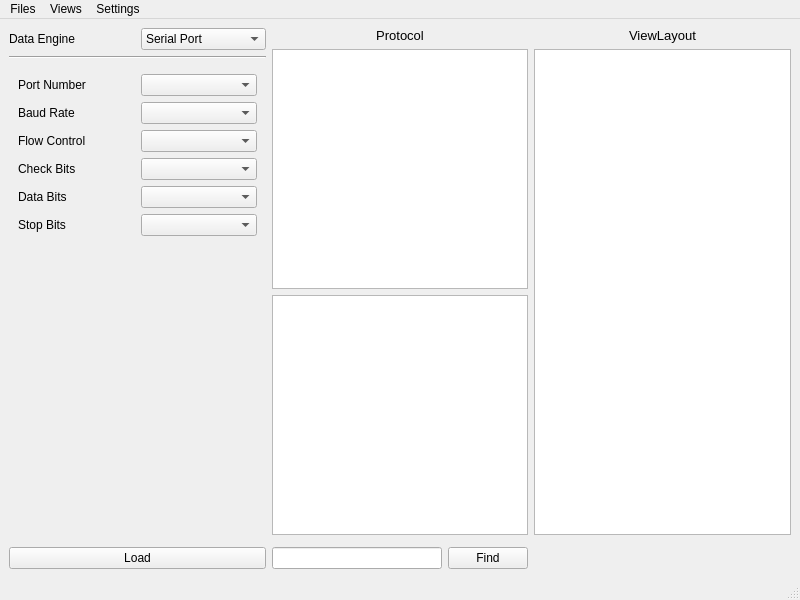
<?xml version="1.0" encoding="UTF-8"?>
<ui version="4.0">
 <class>MainWindow</class>
 <widget class="QMainWindow" name="MainWindow">
  <property name="geometry">
   <rect>
    <x>0</x>
    <y>0</y>
    <width>800</width>
    <height>600</height>
   </rect>
  </property>
  <property name="windowTitle">
   <string>MainWindow</string>
  </property>
  <property name="styleSheet">
   <string notr="true"/>
  </property>
  <widget class="QWidget" name="centralwidget">
   <layout class="QGridLayout" name="gridLayout_2">
    <item row="2" column="0">
     <widget class="QPushButton" name="pushButton_Load">
      <property name="text">
       <string>Load</string>
      </property>
     </widget>
    </item>
    <item row="0" column="2">
     <layout class="QVBoxLayout" name="verticalLayout_2">
      <item>
       <widget class="QLabel" name="label_2">
        <property name="text">
         <string>&lt;html&gt;&lt;head/&gt;&lt;body&gt;&lt;p align=&quot;center&quot;&gt;&lt;span style=&quot; font-size:10pt;&quot;&gt;ViewLayout&lt;/span&gt;&lt;/p&gt;&lt;/body&gt;&lt;/html&gt;</string>
        </property>
       </widget>
      </item>
      <item>
       <widget class="QTreeView" name="treeView_ViewLayout"/>
      </item>
     </layout>
    </item>
    <item row="0" column="0" rowspan="2">
     <layout class="QVBoxLayout" name="verticalLayout_3">
      <item>
       <layout class="QHBoxLayout" name="horizontalLayout_8">
        <item>
         <widget class="QLabel" name="label_DataEngine">
          <property name="text">
           <string>&lt;html&gt;&lt;head/&gt;&lt;body&gt;&lt;p&gt;Data Engine&lt;/p&gt;&lt;/body&gt;&lt;/html&gt;</string>
          </property>
         </widget>
        </item>
        <item>
         <widget class="QComboBox" name="comboBox_DataEngine">
          <item>
           <property name="text">
            <string>Serial Port</string>
           </property>
          </item>
          <item>
           <property name="text">
            <string>Data Test</string>
           </property>
          </item>
         </widget>
        </item>
       </layout>
      </item>
      <item>
       <widget class="Line" name="line_2">
        <property name="orientation">
         <enum>Qt::Orientation::Horizontal</enum>
        </property>
       </widget>
      </item>
      <item>
       <widget class="QStackedWidget" name="stackedWidget_DataEngine">
        <property name="sizePolicy">
         <sizepolicy hsizetype="Preferred" vsizetype="Preferred">
          <horstretch>0</horstretch>
          <verstretch>0</verstretch>
         </sizepolicy>
        </property>
        <property name="currentIndex">
         <number>0</number>
        </property>
        <widget class="QWidget" name="page_2">
         <layout class="QVBoxLayout" name="verticalLayout_6">
          <item>
           <layout class="QVBoxLayout" name="verticalLayout_5">
            <property name="topMargin">
             <number>0</number>
            </property>
            <item>
             <layout class="QVBoxLayout" name="verticalLayout_4">
              <item>
               <layout class="QHBoxLayout" name="horizontalLayout_2">
                <item>
                 <widget class="QLabel" name="label_4">
                  <property name="text">
                   <string>&lt;html&gt;&lt;head/&gt;&lt;body&gt;&lt;p&gt;Port Number&lt;/p&gt;&lt;/body&gt;&lt;/html&gt;</string>
                  </property>
                 </widget>
                </item>
                <item>
                 <widget class="QComboBox" name="comboBox_PortNumber"/>
                </item>
               </layout>
              </item>
              <item>
               <layout class="QHBoxLayout" name="horizontalLayout_3">
                <item>
                 <widget class="QLabel" name="label_5">
                  <property name="text">
                   <string>&lt;html&gt;&lt;head/&gt;&lt;body&gt;&lt;p&gt;Baud Rate&lt;/p&gt;&lt;/body&gt;&lt;/html&gt;</string>
                  </property>
                 </widget>
                </item>
                <item>
                 <widget class="QComboBox" name="comboBox_BaudRate"/>
                </item>
               </layout>
              </item>
              <item>
               <layout class="QHBoxLayout" name="horizontalLayout_4">
                <item>
                 <widget class="QLabel" name="label_6">
                  <property name="text">
                   <string>&lt;html&gt;&lt;head/&gt;&lt;body&gt;&lt;p&gt;Flow Control&lt;/p&gt;&lt;/body&gt;&lt;/html&gt;</string>
                  </property>
                 </widget>
                </item>
                <item>
                 <widget class="QComboBox" name="comboBox_FlowControl"/>
                </item>
               </layout>
              </item>
              <item>
               <layout class="QHBoxLayout" name="horizontalLayout_5">
                <item>
                 <widget class="QLabel" name="label_7">
                  <property name="text">
                   <string>&lt;html&gt;&lt;head/&gt;&lt;body&gt;&lt;p&gt;Check Bits&lt;/p&gt;&lt;/body&gt;&lt;/html&gt;</string>
                  </property>
                 </widget>
                </item>
                <item>
                 <widget class="QComboBox" name="comboBox_CheckBits"/>
                </item>
               </layout>
              </item>
              <item>
               <layout class="QHBoxLayout" name="horizontalLayout_6">
                <item>
                 <widget class="QLabel" name="label_8">
                  <property name="text">
                   <string>&lt;html&gt;&lt;head/&gt;&lt;body&gt;&lt;p&gt;Data Bits&lt;/p&gt;&lt;/body&gt;&lt;/html&gt;</string>
                  </property>
                 </widget>
                </item>
                <item>
                 <widget class="QComboBox" name="comboBox_DataBits"/>
                </item>
               </layout>
              </item>
              <item>
               <layout class="QHBoxLayout" name="horizontalLayout_7">
                <item>
                 <widget class="QLabel" name="label_9">
                  <property name="text">
                   <string>&lt;html&gt;&lt;head/&gt;&lt;body&gt;&lt;p&gt;Stop Bits&lt;/p&gt;&lt;/body&gt;&lt;/html&gt;</string>
                  </property>
                 </widget>
                </item>
                <item>
                 <widget class="QComboBox" name="comboBox_StopBits"/>
                </item>
               </layout>
              </item>
             </layout>
            </item>
            <item>
             <spacer name="verticalSpacer">
              <property name="orientation">
               <enum>Qt::Orientation::Vertical</enum>
              </property>
              <property name="sizeType">
               <enum>QSizePolicy::Policy::MinimumExpanding</enum>
              </property>
              <property name="sizeHint" stdset="0">
               <size>
                <width>20</width>
                <height>40</height>
               </size>
              </property>
             </spacer>
            </item>
           </layout>
          </item>
         </layout>
        </widget>
        <widget class="QWidget" name="page"/>
       </widget>
      </item>
     </layout>
    </item>
    <item row="0" column="1">
     <layout class="QVBoxLayout" name="verticalLayout">
      <item>
       <widget class="QLabel" name="label">
        <property name="text">
         <string>&lt;html&gt;&lt;head/&gt;&lt;body&gt;&lt;p align=&quot;center&quot;&gt;&lt;span style=&quot; font-size:10pt;&quot;&gt;Protocol&lt;/span&gt;&lt;/p&gt;&lt;/body&gt;&lt;/html&gt;</string>
        </property>
       </widget>
      </item>
      <item>
       <widget class="QTreeView" name="treeView_Protocol"/>
      </item>
      <item>
       <widget class="QTreeView" name="treeView_ProtocolFuncCode"/>
      </item>
     </layout>
    </item>
    <item row="2" column="1">
     <layout class="QHBoxLayout" name="horizontalLayout">
      <item>
       <widget class="QLineEdit" name="lineEdit_FindProtocolName"/>
      </item>
      <item>
       <widget class="QPushButton" name="pushButton_Find">
        <property name="text">
         <string>Find</string>
        </property>
       </widget>
      </item>
     </layout>
    </item>
   </layout>
  </widget>
  <widget class="QMenuBar" name="menubar">
   <property name="geometry">
    <rect>
     <x>0</x>
     <y>0</y>
     <width>800</width>
     <height>18</height>
    </rect>
   </property>
   <widget class="QMenu" name="menuFiles">
    <property name="title">
     <string>Files</string>
    </property>
   </widget>
   <widget class="QMenu" name="menuViews">
    <property name="title">
     <string>Views</string>
    </property>
   </widget>
   <widget class="QMenu" name="menuSettings">
    <property name="title">
     <string>Settings</string>
    </property>
   </widget>
   <addaction name="menuFiles"/>
   <addaction name="menuViews"/>
   <addaction name="menuSettings"/>
  </widget>
  <widget class="QStatusBar" name="statusbar"/>
 </widget>
 <resources/>
 <connections/>
</ui>
